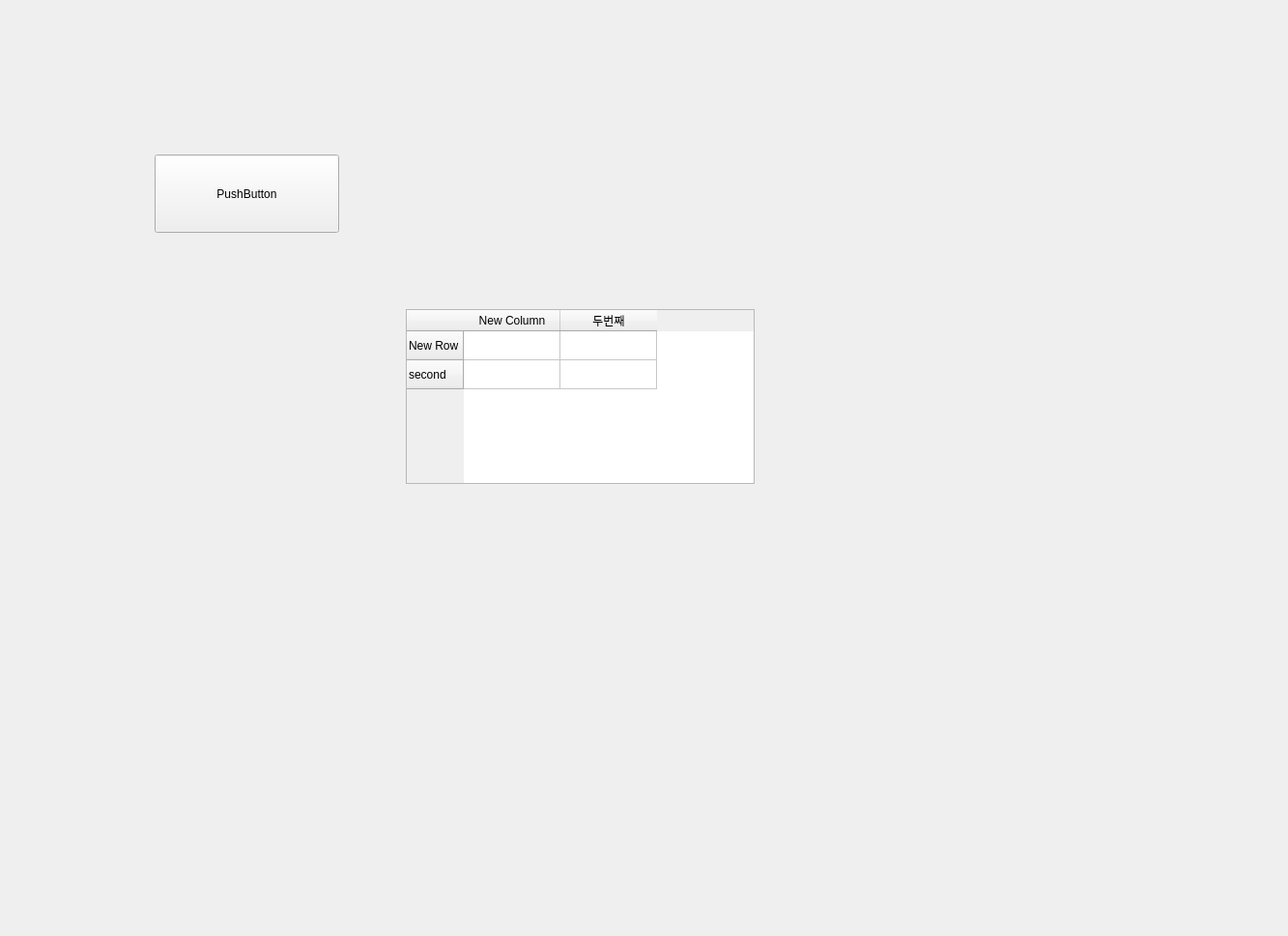
<?xml version="1.0" encoding="UTF-8"?>
<ui version="4.0">
 <class>Form</class>
 <widget class="QWidget" name="Form">
  <property name="geometry">
   <rect>
    <x>0</x>
    <y>0</y>
    <width>1333</width>
    <height>969</height>
   </rect>
  </property>
  <property name="windowTitle">
   <string>Form</string>
  </property>
  <widget class="QTableWidget" name="tableWidget">
   <property name="geometry">
    <rect>
     <x>420</x>
     <y>320</y>
     <width>361</width>
     <height>181</height>
    </rect>
   </property>
   <row>
    <property name="text">
     <string>New Row</string>
    </property>
   </row>
   <row>
    <property name="text">
     <string>second</string>
    </property>
   </row>
   <column>
    <property name="text">
     <string>New Column</string>
    </property>
   </column>
   <column>
    <property name="text">
     <string>두번째</string>
    </property>
   </column>
  </widget>
  <widget class="QPushButton" name="pushButton">
   <property name="geometry">
    <rect>
     <x>160</x>
     <y>160</y>
     <width>191</width>
     <height>81</height>
    </rect>
   </property>
   <property name="text">
    <string>PushButton</string>
   </property>
  </widget>
 </widget>
 <resources/>
 <connections/>
</ui>
